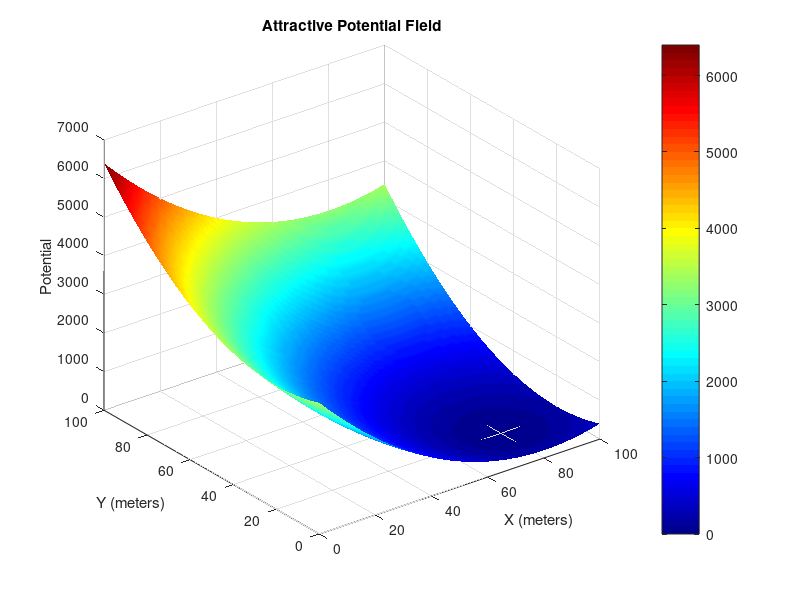

Here is the MATLAB script that generated this plot:
% Programmed By Sravanth Chowdary Potluri und5uv

x_range = 0:1:100;
y_range = 0:1:100;
[X, Y] = meshgrid(x_range, y_range);

q_goal = [80, 20];
K_att = 1;

U_att = 0.5 * K_att * ((X - q_goal(1)).^2 + (Y - q_goal(2)).^2);

figure;
surf(X, Y, U_att);
title('Attractive Potential Field');
xlabel('X (meters)');
ylabel('Y (meters)');
zlabel('Potential');
shading interp;
colormap jet;
colorbar;
